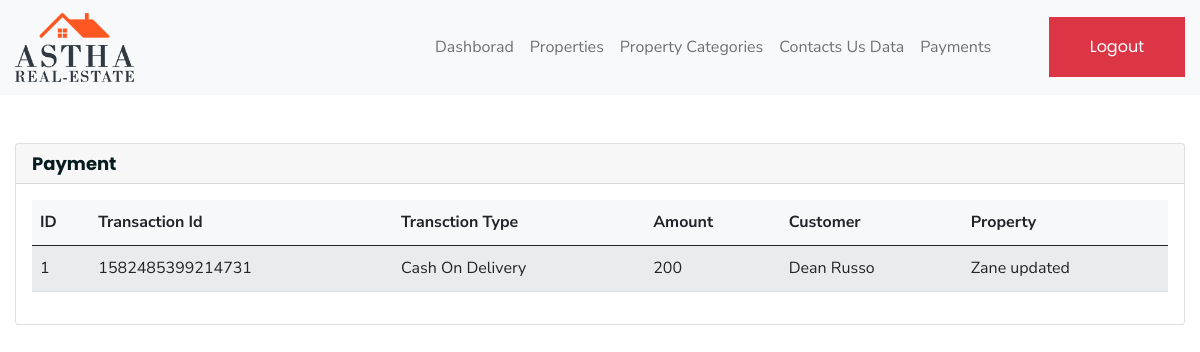
The page /admin/payment.php (signed in) on the database its author committed.
### tables this page shows
CREATE TABLE `payment` (
  `id` bigint UNSIGNED NOT NULL,
  `transactionId` varchar(255) NOT NULL,
  `transctionType` varchar(255) NOT NULL,
  `amount` int NOT NULL,
  `usersPropertiesId` bigint UNSIGNED NOT NULL
);

CREATE TABLE `users` (
  `id` bigint UNSIGNED NOT NULL,
  `firstName` varchar(255) NOT NULL,
  `lastName` varchar(255) NOT NULL,
  `email` varchar(255) NOT NULL,
  `phone` varchar(255) NOT NULL,
  `password` varchar(255) NOT NULL,
  `isAdmin` tinyint(1) NOT NULL DEFAULT '0'
);

CREATE TABLE `properties` (
  `id` bigint UNSIGNED NOT NULL,
  `name` varchar(255) NOT NULL,
  `description` varchar(255) DEFAULT NULL,
  `categoryId` bigint UNSIGNED NOT NULL,
  `address` varchar(255) DEFAULT NULL,
  `googleMapAddress` varchar(255) DEFAULT NULL,
  `totalPrice` double(10,2) DEFAULT NULL,
  `area` double DEFAULT NULL,
  `date_created` datetime NOT NULL DEFAULT CURRENT_TIMESTAMP,
  `image_1` varchar(255) DEFAULT NULL,
  `image_2` varchar(255) DEFAULT NULL,
  `image_3` varchar(255) DEFAULT NULL,
  `image_4` varchar(255) DEFAULT NULL,
  `image_5` varchar(255) DEFAULT NULL
);

### admin/payment.php (the view, shortened to what this page needs)
<?php
include_once "../connection.php";
?>
<?php
$payment = [];
try {
    $sql = "SELECT * from payment";
    $results = $conn->query($sql);
    if ($results->num_rows > 0) {
        while ($obj = $results->fetch_object()) {
            array_push($payment, $obj);
        }
    }
} catch (\Throwable $th) {
    throw $th;
}
?>
<?php require_once 'nav.php' ?>
<div class="container">
    <div class="card mt-5">
        <h5 class="card-header">Payment</h5>
        <div class="card-body">
            <table class="table table-striped">
                <thead>
                    <tr>
                        <th scope="col">ID</th>
                        <th scope="col">Transaction Id</th>
                        <th scope="col">Transction Type</th>
                        <th scope="col">Amount</th>
                        <th scope="col">Customer</th>
                        <th scope="col">Property</th>
                    </tr>
                </thead>
                <tbody>
                    <?php if (count($payment) > 0) {
                        foreach ($payment as $pay) {
                                $usersPropertiesId = $pay->usersPropertiesId;
                                $sql = "select * from usersProperties where id = $usersPropertiesId LIMIT 1";
                                try {
                                    $result =  $conn->query($sql);
                                    $usersProperty = $result->fetch_object();
                                    $sql = "select * from users where id = $usersProperty->userId limit 1";
                                    $sql1 = "select * from properties where id = $usersProperty->propertyId limit 1";
                                    $user = $conn->query($sql)->fetch_object();
                                    $property = $conn->query($sql1)->fetch_object();
                                } catch (\Throwable $th) {
                                    var_dump($th);
                                }
                            ?>
                                <tr>
                                    <td><?php echo ($pay->id) ?></td>
                                    <td><?php echo ($pay->transactionId) ?></td>
                                    <td><?php echo ($pay->transctionType) ?></td>
                                    <td><?php echo ($pay->amount) ?></td>
                                    <td><?php echo ($user->firstName. " ". $user->lastName) ?></td>
                                    <td><?php echo ($property->name) ?></td>
                                </tr>
                            <?php
                        }
                    } ?>
                </tbody>
            </table>
        </div>
    </div>
</div>
<?php require_once 'footer.php' ?>

### asset/css/responsive.css (style rules this page uses)
@media (min-width: 1200px) { .container { max-width: 1200px; } }

### rows shown on the page
payment: id "1", transactionId "1582485399214731", transctionType "Cash On Delivery", amount "200", users.firstName "Dean", users.lastName "Russo", properties.name "Zane updated"
